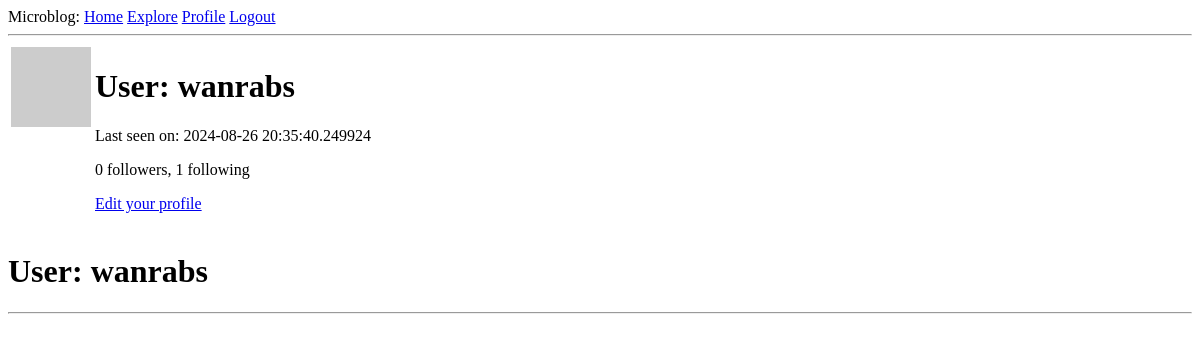
The page /user/wanrabs (signed in) on the database as committed earlier.
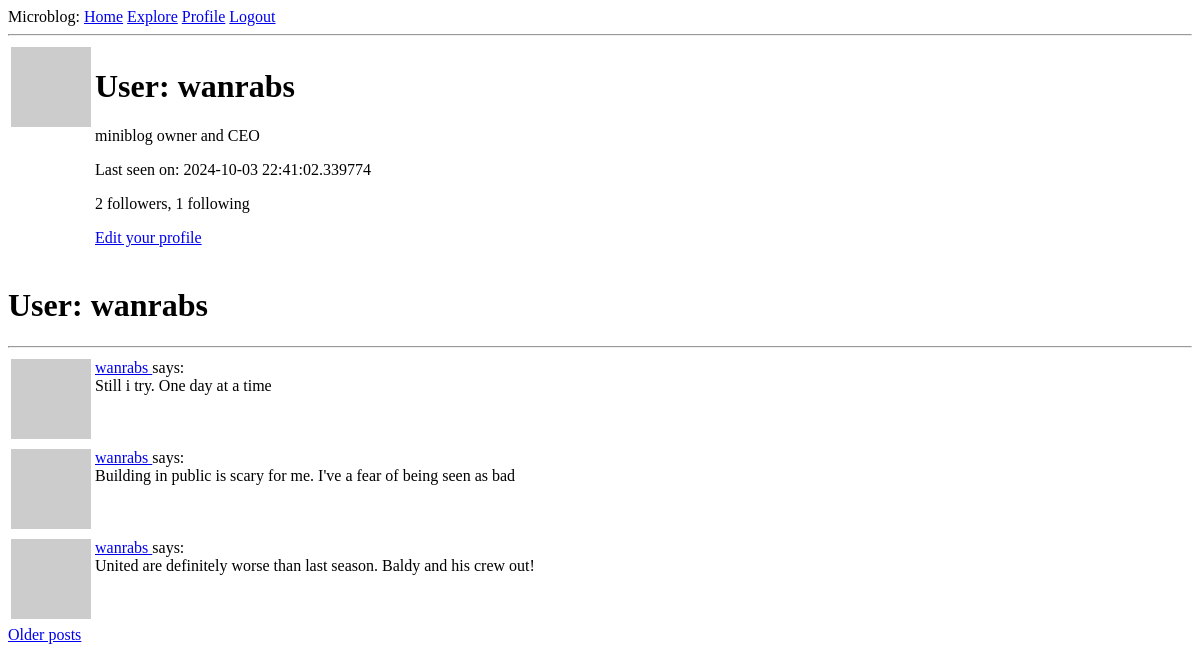
The same page on the database as committed later.
### app/models.py (models this page shows, shortened)
class User(UserMixin, db.Model):
    id: so.Mapped[int] = so.mapped_column(primary_key=True)
    username: so.Mapped[str] = so.mapped_column(sa.String(64), index=True, unique=True)
    email: so.Mapped[str] = so.mapped_column(sa.String(120), index=True, unique=True)
    password_hash: so.Mapped[Optional[str]] = so.mapped_column(sa.String(256))
    about_me: so.Mapped[Optional[str]] = so.mapped_column(sa.String(140))
    last_seen: so.Mapped[Optional[datetime]] = so.mapped_column(default=lambda: datetime.now(timezone.utc))
    posts: so.WriteOnlyMapped['Post'] = so.relationship(back_populates='author')
    following: so.WriteOnlyMapped['User'] = so.relationship(
        secondary=followers, primaryjoin=(followers.c.follower_id == id),
        secondaryjoin=(followers.c.followed_id == id),
        back_populates='followers')
    followers: so.WriteOnlyMapped['User'] = so.relationship(
        secondary=followers, primaryjoin=(followers.c.followed_id == id),
        secondaryjoin=(followers.c.follower_id == id),
        back_populates='following'
    )
    def avatar(self, size):
        digest = md5(self.email.lower().encode('utf-8')).hexdigest()
        return f'https://www.gravatar.com/avatar/{digest}?d=identicon&s={size}'
    def followers_count(self):
        query = sa.select(sa.func.count()).select_from(
            self.followers.select().subquery())
        return db.session.scalar(query)
    def following_count(self):
        query = sa.select(sa.func.count()).select_from(
            self.following.select().subquery())
        return db.session.scalar(query)

class Post(db.Model):
    id: so.Mapped[int] = so.mapped_column(primary_key=True)
    body: so.Mapped[str] = so.mapped_column(sa.String(140))
    timestamp: so.Mapped[datetime] = so.mapped_column(index=True, default=lambda: datetime.now(timezone.utc))
    user_id: so.Mapped[int] = so.mapped_column(sa.ForeignKey(User.id), index=True)
    author: so.Mapped[User] = so.relationship(back_populates='posts')

### app/routes.py (the view)
@app.route('/user/<username>')
@login_required
def user(username):
    user = db.first_or_404(sa.select(User).where(User.username == username))
    page = request.args.get('page', 1, type=int)
    query = user.posts.select().order_by(Post.timestamp.desc())
    posts = db.paginate(query, page=page, per_page=app.config['POSTS_PER_PAGE'], error_out=False)
    next_url = url_for('user', username=user.username, page=posts.next_num) \
        if posts.has_next else None
    prev_url = url_for('user', username=user.username, page=posts.prev_num) \
        if posts.has_prev else None
    form = EmptyForm()
    return render_template('user.html', user=user, posts=posts.items, next_url=next_url, prev_url=prev_url, form=form)

### app/models.py (called while the page is built)
@login.user_loader
def loadUser(id):
    return db.session.get(User, int(id))

### app/routes.py (called while the page is built)
@app.before_request
def before_request():
    if current_user.is_authenticated:
        current_user.last_seen = datetime.now(timezone.utc)
        db.session.commit()

### app/templates/user.html (shortened to what this page needs)
{% extends "base.html" %}
{% block content %}
    <table>
        <tr valign="top">
            <td><img src="{{user.avatar(64)}}"></td>
            <td>
                <h1>User: {{user.username}}</user></h1>
                {% if user.about_me %}<p>{{user.about_me}}</p>{% endif %}
                {% if user.last_seen %}<p>Last seen on: {{user.last_seen}}</p>{% endif %}
                <p>{{ user.followers_count() }} followers, {{ user.following_count() }} following</p>
                {% if user == current_user %}
                <p><a href="{{url_for('edit_profile')}}">Edit your profile</a></p>
                {% endif %}
            </td>
        </tr>
    </table>
    <h1>User: {{user.username}}</h1>
    <hr>
    {% for post in posts %}
        {% include '_post.html' %}
    {% endfor %}
    {% if next_url %}
    <a href="{{ next_url }}">Older posts</a>
    {% endif %}
{% endblock %}

### app/templates/base.html (shortened to what this page needs)
<!DOCTYPE html>
<html>
    <head>
    </head>
    <body>
        <div>
            Microblog:
            <a href="{{ url_for('index') }}">Home</a>
            <a href="{{ url_for('explore') }}">Explore</a>
            {% if current_user.is_anonymous %}
            <a href="{{ url_for('login') }}">Login</a>
            {% else %}
            <a href="{{ url_for('user', username=current_user.username) }}">Profile</a>
            <a href="{{ url_for('logout') }}">Logout</a>
            {% endif %}
        </div>
        <hr>
        {% block content %}{% endblock %}
    </body>
</html>

### app/templates/_post.html
<table>
    <tr valign ="top">
        <td><img src="{{post.author.avatar(24)}}"></td>
        <td>
            <a href="{{ url_for('user', username=post.author.username) }}">
                {{ post.author.username }}
            </a>
            says:<br>{{ post.body }}
        </td>
    </tr>
</table>

Rows that differ between the two databases and show on the page:
changed User "wanrabs": about_me (not shown) → "miniblog owner and CEO"; last_seen "2024-08-26 20:35:40.249924" → "2024-10-03 22:41:02.339774"
added Post: author.username "wanrabs", body "Still i try. One day at a time"
added Post: author.username "wanrabs", body "Building in public is scary for me. I've a fear of being seen as bad"
added Post: author.username "wanrabs", body "United are definitely worse than last season. Baldy and his crew out!"
Other text that changed with them:
{{ user.followers_count() }}: "0" → "2"
text now shown: "Older posts"
